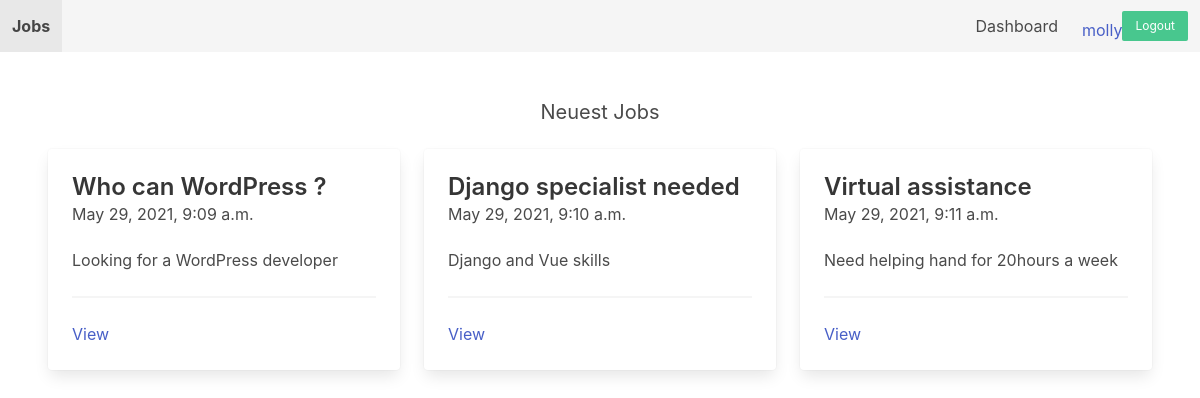
The app's page / (signed in) with its own data.
### apps/job/models.py (models this page shows, shortened)
class Job(models.Model):
    title = models.CharField(max_length=255)
    short_description = models.TextField()
    long_description = models.TextField(blank=True, null=True)
    created_by = models.ForeignKey(User, related_name='jobs', on_delete=models.CASCADE)
    created_at = models.DateTimeField(auto_now_add=True)
    changed_at = models.DateTimeField(auto_now=True)

### apps/core/views.py (the view)
# urls.py: path('', frontpage, name='frontpage'),
def frontpage(request):
    jobs = Job.objects.all()[0:3]
    context = {
        'jobs': jobs
    }
    return render(request, "core/frontpage.html", context)

### apps/core/templates/core/frontpage.html
{% extends 'core/base.html' %}
{% block content %}
<h2 class="subtitle has-text-centered">Neuest Jobs</h2>
<div class="columns">
    {% for job in jobs %}
        <div class="column is-4">
            <div class="card">
                <div class="card-content">
                    <div class="media">
                        <div class="media-content">
                            <p class="title is-4">{{ job.title }}</p>
                            <p class="subtitle is-6">{{ job.created_at }}</p>
                        </div>
                    </div>
                    <div class="content">
                        {{ job.short_description }}
                        <hr>
                        <a href="{% url 'job_detail' job.id %}">View</a>
                    </div>
                </div>
            </div>
        </div>
    {% endfor %}
</div>
{% endblock %}

### apps/core/templates/core/base.html (shortened to what this page needs)
<!doctype html>
<html lang="de">
<head>
    <link rel="stylesheet" href="https://cdn.jsdelivr.net/npm/bulma@0.9.2/css/bulma.min.css">
</head>
<body>
<nav class="navbar is-light">
    <div class="navbar-brand">
        <a href="{% url 'frontpage' %}" class="navbar-item"><strong>Jobs</strong></a>
    </div>
    <div class="navbar-menu">
        <div class="navbar-end">
            {% if request.user.is_authenticated %}
                <a href="{% url 'dashboard' %}" class="navbar-item">Dashboard</a>
            {% endif %}
            <div class="navbar-item">
                <div class="buttons">
                    {% if request.user.is_authenticated %}
                    <a href="" >{{request.user}}</a>
                    <a href="{% url 'logout' %}" class="button is-success is-small">Logout</a>
                    {% else %}
                    <a href="{% url 'login' %}" class="button is-lightgrey is-small">Log in</a>
                    <a href="{% url 'signup' %}" class="button is-success is-small">Signup</a>
                    {% endif %}
                </div>
            </div>
        </div>
    </div>
</nav>
<section class="section">
    {% block content %}
    {% endblock %}
</section>
</body>
</html>

### records on screen
Job: title "Who can WordPress ?", created_at "May 29, 2021, 9:09 a.m.", short_description "Looking for a WordPress developer"
Job: title "Django specialist needed", created_at "May 29, 2021, 9:10 a.m.", short_description "Django and Vue skills"
Job: title "Virtual assistance", created_at "May 29, 2021, 9:11 a.m.", short_description "Need helping hand for 20hours a week"

### other values on screen
{{ request.user }} "molly"
